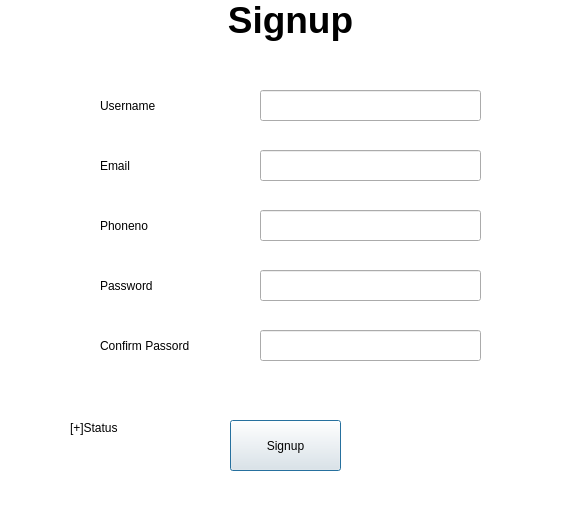
<?xml version="1.0" encoding="UTF-8"?>
<ui version="4.0">
 <class>signup</class>
 <widget class="QDialog" name="signup">
  <property name="geometry">
   <rect>
    <x>0</x>
    <y>0</y>
    <width>582</width>
    <height>506</height>
   </rect>
  </property>
  <property name="windowTitle">
   <string>Dialog</string>
  </property>
  <widget class="QTextEdit" name="textEdit">
   <property name="geometry">
    <rect>
     <x>-10</x>
     <y>-20</y>
     <width>601</width>
     <height>541</height>
    </rect>
   </property>
   <property name="html">
    <string>&lt;!DOCTYPE HTML PUBLIC &quot;-//W3C//DTD HTML 4.0//EN&quot; &quot;http://www.w3.org/TR/REC-html40/strict.dtd&quot;&gt;
&lt;html&gt;&lt;head&gt;&lt;meta name=&quot;qrichtext&quot; content=&quot;1&quot; /&gt;&lt;meta charset=&quot;utf-8&quot; /&gt;&lt;style type=&quot;text/css&quot;&gt;
p, li { white-space: pre-wrap; }
hr { height: 1px; border-width: 0; }
li.unchecked::marker { content: &quot;\2610&quot;; }
li.checked::marker { content: &quot;\2612&quot;; }
&lt;/style&gt;&lt;/head&gt;&lt;body style=&quot; font-family:'Segoe UI'; font-size:9pt; font-weight:400; font-style:normal;&quot;&gt;
&lt;p align=&quot;center&quot; style=&quot;-qt-paragraph-type:empty; margin-top:0px; margin-bottom:0px; margin-left:0px; margin-right:0px; -qt-block-indent:0; text-indent:0px;&quot;&gt;&lt;br /&gt;&lt;/p&gt;
&lt;p align=&quot;center&quot; style=&quot; margin-top:0px; margin-bottom:0px; margin-left:0px; margin-right:0px; -qt-block-indent:0; text-indent:0px;&quot;&gt;&lt;span style=&quot; font-size:28pt; font-weight:700;&quot;&gt;Signup&lt;/span&gt;&lt;/p&gt;&lt;/body&gt;&lt;/html&gt;</string>
   </property>
   <property name="acceptRichText">
    <bool>false</bool>
   </property>
   <property name="textInteractionFlags">
    <set>Qt::NoTextInteraction</set>
   </property>
  </widget>
  <widget class="QLineEdit" name="username">
   <property name="geometry">
    <rect>
     <x>260</x>
     <y>90</y>
     <width>221</width>
     <height>31</height>
    </rect>
   </property>
  </widget>
  <widget class="QLineEdit" name="phoneno">
   <property name="geometry">
    <rect>
     <x>260</x>
     <y>210</y>
     <width>221</width>
     <height>31</height>
    </rect>
   </property>
  </widget>
  <widget class="QLabel" name="label_4">
   <property name="geometry">
    <rect>
     <x>100</x>
     <y>210</y>
     <width>71</width>
     <height>31</height>
    </rect>
   </property>
   <property name="text">
    <string>Phoneno</string>
   </property>
  </widget>
  <widget class="QLineEdit" name="confirmpassword">
   <property name="geometry">
    <rect>
     <x>260</x>
     <y>330</y>
     <width>221</width>
     <height>31</height>
    </rect>
   </property>
  </widget>
  <widget class="QLineEdit" name="email">
   <property name="geometry">
    <rect>
     <x>260</x>
     <y>150</y>
     <width>221</width>
     <height>31</height>
    </rect>
   </property>
  </widget>
  <widget class="QLineEdit" name="password">
   <property name="geometry">
    <rect>
     <x>260</x>
     <y>270</y>
     <width>221</width>
     <height>31</height>
    </rect>
   </property>
  </widget>
  <widget class="QPushButton" name="signupbutton">
   <property name="geometry">
    <rect>
     <x>230</x>
     <y>420</y>
     <width>111</width>
     <height>51</height>
    </rect>
   </property>
   <property name="text">
    <string>Signup</string>
   </property>
  </widget>
  <widget class="QLabel" name="label_3">
   <property name="geometry">
    <rect>
     <x>100</x>
     <y>90</y>
     <width>71</width>
     <height>31</height>
    </rect>
   </property>
   <property name="text">
    <string>Username</string>
   </property>
  </widget>
  <widget class="QLabel" name="label_2">
   <property name="geometry">
    <rect>
     <x>100</x>
     <y>150</y>
     <width>71</width>
     <height>31</height>
    </rect>
   </property>
   <property name="text">
    <string>Email</string>
   </property>
  </widget>
  <widget class="QLabel" name="label_5">
   <property name="geometry">
    <rect>
     <x>100</x>
     <y>270</y>
     <width>71</width>
     <height>31</height>
    </rect>
   </property>
   <property name="text">
    <string>Password</string>
   </property>
  </widget>
  <widget class="QLabel" name="label_6">
   <property name="geometry">
    <rect>
     <x>100</x>
     <y>330</y>
     <width>91</width>
     <height>31</height>
    </rect>
   </property>
   <property name="text">
    <string>Confirm Passord</string>
   </property>
  </widget>
  <widget class="QLabel" name="label">
   <property name="geometry">
    <rect>
     <x>70</x>
     <y>420</y>
     <width>49</width>
     <height>16</height>
    </rect>
   </property>
   <property name="text">
    <string>[+]Status</string>
   </property>
  </widget>
 </widget>
 <resources/>
 <connections/>
</ui>
